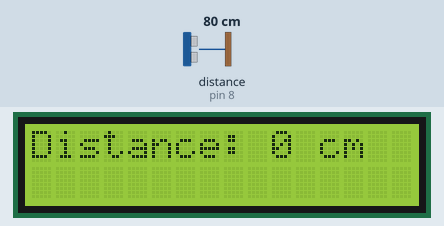
This sketch was run on a simulated Arduino Uno, built with avr-gcc and run on an emulated ATmega328P. Shown: 16×2 character LCD. Wiring (inferred from the names in the program): ultrasonic range finder: trigger pin 9; echo pin 8. Inputs (shaded band) come from the test bench; at power-on: distance to the obstacle (sensor on pin 8) 80 cm. The echo pulse lasts 58.3 µs per cm.

Above: at 1.2 s.
1.3 s: distance to the obstacle (sensor on pin 8) set to 2 cm
At 1.8 s:
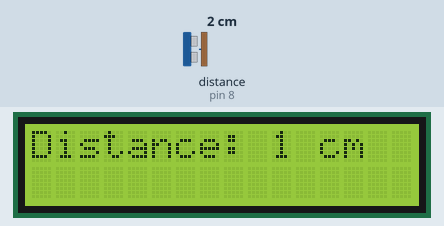
2.8 s: distance to the obstacle (sensor on pin 8) set to 18 cm
At 3.6 s:
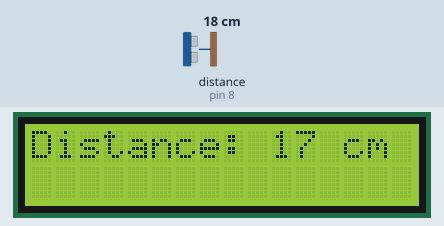
5.8 s: distance to the obstacle (sensor on pin 8) set to 4 cm
At 6.7 s:
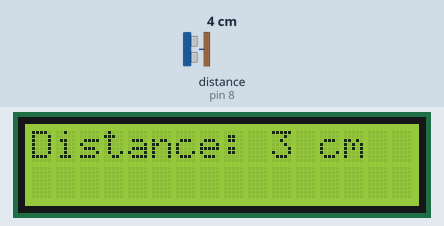
8.8 s: distance to the obstacle (sensor on pin 8) set to 35 cm
At 10.0 s:
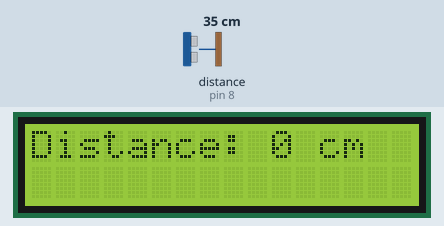
10.3 s: distance to the obstacle (sensor on pin 8) set to 9 cm
13.3 s: distance to the obstacle (sensor on pin 8) set to 4 cm
At 14.7 s:
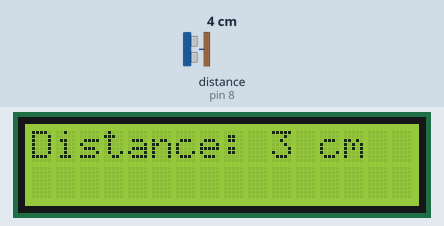
Timing chart, 0 to 16.3 s (numbered marks = the images above; inputs shaded):
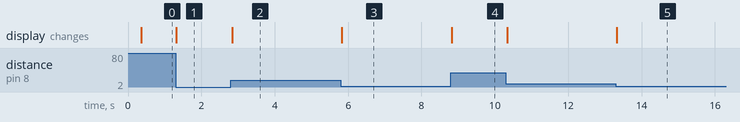

The sketch:

LiquidCrystal_lcd.ino
```cpp
#include <LiquidCrystal.h>

LiquidCrystal lcd(0x27, 16, 2);

int TrigPin = 9;
int PulsePin = 8;

long dist = 0;

void setup() {
  lcd.begin(16, 2);
  lcd.setCursor(0, 0);
  pinMode(TrigPin, OUTPUT);
  pinMode(PulsePin, INPUT);
}

void loop() {
  Trigger();
  dist = getDistance();
  lcd.clear();
  lcd.setCursor(0, 0);
  lcd.print("Distance: ");
  lcd.print(dist);
  lcd.print(" cm");
  delay(10);
}

void Trigger() {
  digitalWrite(TrigPin, LOW);
  delayMicroseconds(2);
  digitalWrite(TrigPin, HIGH);
  delayMicroseconds(5);
  digitalWrite(TrigPin, LOW);
}

long getDistance() {
  long temp = pulseIn(PulsePin, HIGH, 2000);
  temp = temp/29/2;
  return temp;
}
```

Measured:
- after the input at 1.3 s, the display: changes at once (image 1)
- after the input at 2.8 s, the display: changes at once (image 2)
- after the input at 5.8 s, the display: changes at once (image 3)
- after the input at 8.8 s, the display: changes at once (image 4)
- after the input at 13.3 s, the display: changes at once (image 5)
